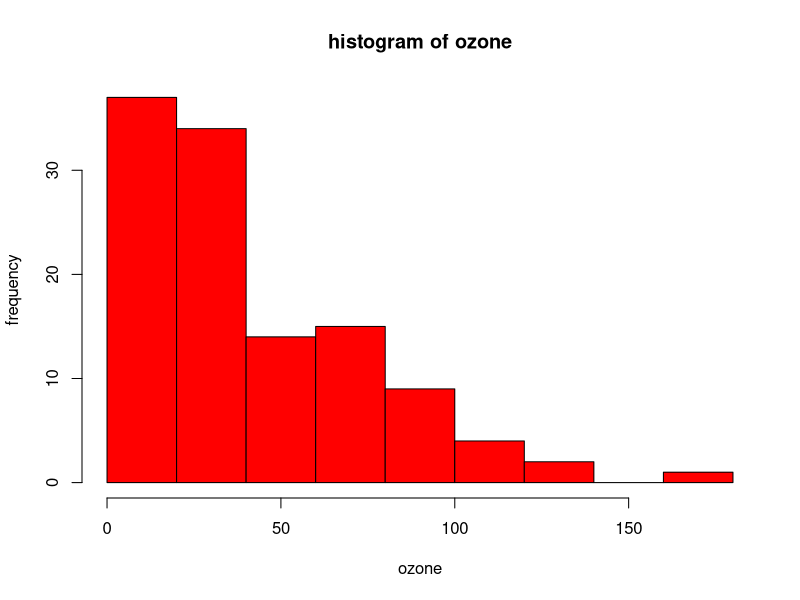
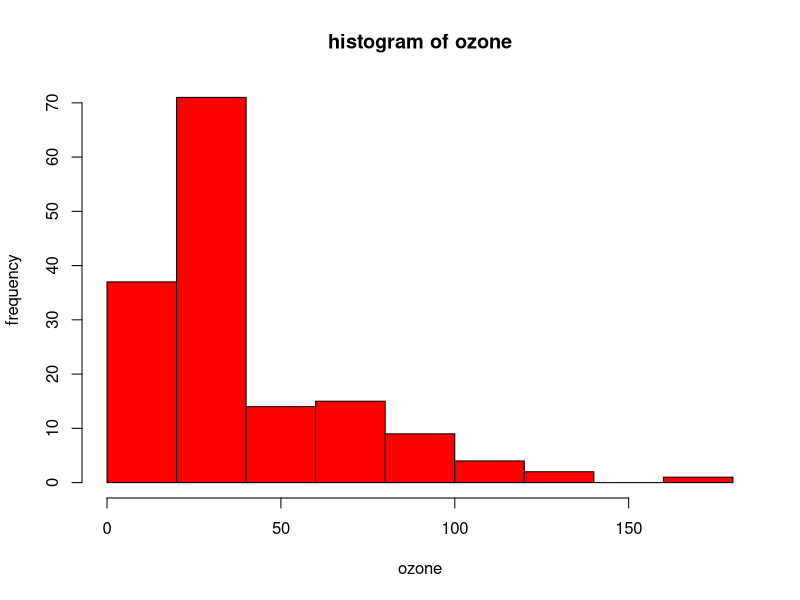
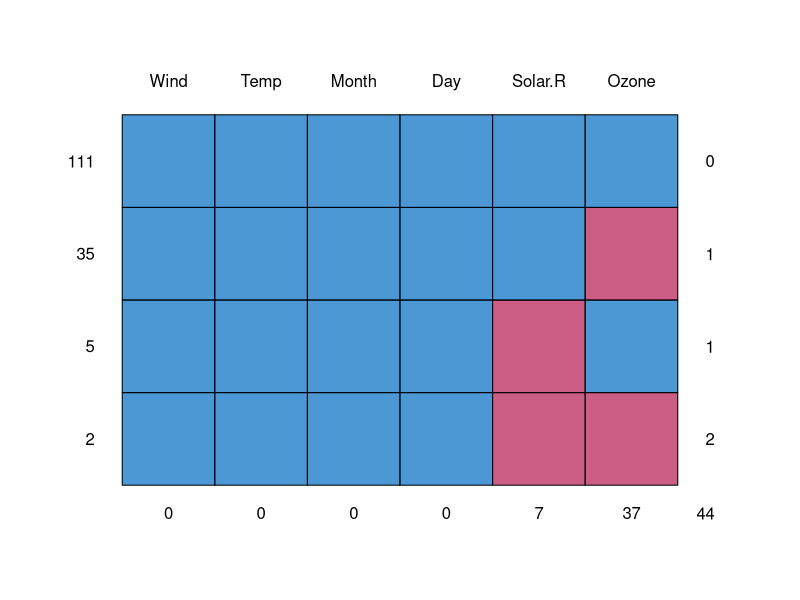

R code for these plots, in order: (Note: this script raises an error after producing the figures.)
#1. Use the given link and locate the bank marketing dataset. Data Set Link Perform the below operations:

# a. Create a visual for representing missing values in the dataset.

# a. answer:

#here airquality dataset is used to create a visual for representing missing values.

newair = airquality
dim(newair)
str(newair)
summary(newair)

#before imputing

hist(newair$Ozone ,xlab = "ozone", ylab = "frequency",main="histogram of ozone",col="red")
median(newair$Ozone)
median(newair$Ozone,na.rm = T)

#imputed my median

newair$Ozone[is.na(newair$Ozone)]<- median(newair$Ozone,na.rm = T)

#after imputing

summary(newair)
newair$Ozone

#visualize after imputing the variable ozone with the median visualization through histogram

hist(newair$Ozone ,xlab = "ozone", ylab = "frequency",main="histogram of ozone",col="red")

#With mice package.The mice package provides a nice function md.pattern() to get a better 

library(mice)
md.pattern(airquality)
#The plot helps us understanding that almost 73% of the samples are not missing any information, 
#22% are missing the Ozone value, and the remaining ones show other missing patterns. 


# b. Show a distribution of clients based on a Job.
# b answer:

#I'm unable to find variable clients therefore i am using another variable age for showing you distribution of a age based on job 

#Set a different color for each group
library(ggplot2)
ggplot(bank.additional, aes(x=job, y=age, fill=job)) + 
  geom_boxplot(alpha=0.3) +
  theme(legend.position="none")+
  ggtitle("Distribution of age based on a Job")


#c. Check whether is there any relation between Job and Marital Status?
#C answer:

#we use Chi-Square Test for checking relation as both job and marital status are categorical variables
#so first defining the null hypothesis

chisq.test(bank.additional$job ,bank.additional$marital)

#now as we can see p value is nearly 0 or less which is henceforth less than 0.05 
#p value<0.05 hence we will reject the null hypo and accept the alternative hypothesis
#which says that There is relation between job and marital status

#another way to check
#by Pearson correlation test

#Correlation test between job and education variables:

newbank = bank.additional
newbank$job <-as.numeric(newbank$job)
newbank$education <-as.numeric(newbank$education)
result <- cor.test(newbank$job, newbank$education, method = "pearson")
result

#In the result above :
#t is the t-test statistic value (t = 8.7235),
#df is the degrees of freedom (df= 4117),
#p-value is the significance level of the t-test (p-value nearly 0).
#conf.int is the confidence interval of the correlation coefficient at 95% (conf.int = [0.1046068, 0.1645802]);
#sample estimates is the correlation coefficient (Cor.coeff = 0.1347169).
#The p-value of the test is nearly 0, which is less than the significance level alpha = 0.05. 
#We can conclude that job and education are significantly correlated with a correlation coefficient of 0.1347169 and p-value of 2.210^{-16} 


#d. Check whether is there any association between Job and Education?
#d answer:

#we are using Chi-Square Test for checking association

#so first defining the null hypothesis

chisq.test(bank.additional$job ,bank.additional$education)

#now as we can see p value is nearly 0 or less which is henceforth less than 0.05 
#p value<0.05 hence we will reject the null hypo and accept the alternative hypothesis
#which says that There is association between job and education